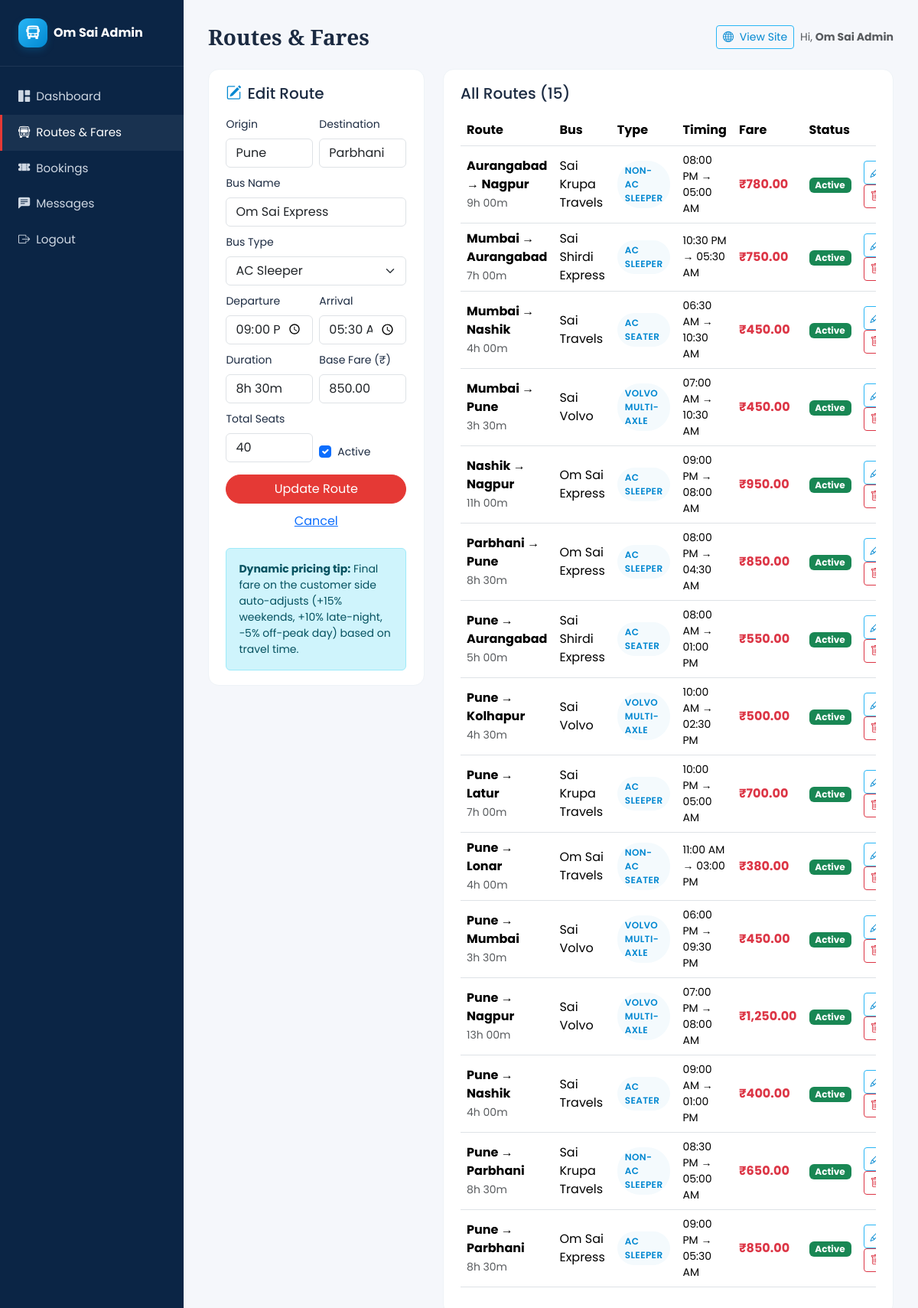
Page /admin/routes.php?action=edit&id=1 (signed in) on the committed database.
### tables this page shows
CREATE TABLE routes (
    id INT AUTO_INCREMENT PRIMARY KEY,
    origin VARCHAR(80) NOT NULL,
    destination VARCHAR(80) NOT NULL,
    bus_name VARCHAR(120) NOT NULL,
    bus_type ENUM('AC Sleeper','Non-AC Sleeper','AC Seater','Non-AC Seater','Volvo Multi-Axle') NOT NULL,
    departure_time TIME NOT NULL,
    arrival_time TIME NOT NULL,
    duration VARCHAR(20) NOT NULL,
    fare DECIMAL(10,2) NOT NULL,
    total_seats INT NOT NULL DEFAULT 40,
    active TINYINT(1) NOT NULL DEFAULT 1,
    created_at TIMESTAMP DEFAULT CURRENT_TIMESTAMP
);

### includes/functions.php (called while the page is built, shortened)
<?php
function e($v) {
    return htmlspecialchars($v ?? '', ENT_QUOTES, 'UTF-8');
}
function rupees($v) {
    return '₹' . number_format((float)$v, 2);
}
function fmt_time($t) {
    return date('h:i A', strtotime($t));
}

### admin/routes.php (the view, shortened to what this page needs)
<?php
require_once __DIR__ . '/../includes/db.php';
require_once __DIR__ . '/../includes/functions.php';
$action = $_GET['action'] ?? '';
$edit_id = (int)($_GET['id'] ?? 0);
$editing = null;
if ($action === 'edit' && $edit_id) {
    $stmt = $pdo->prepare("SELECT * FROM routes WHERE id=?");
    $stmt->execute([$edit_id]);
    $editing = $stmt->fetch();
}
$routes = $pdo->query("SELECT * FROM routes ORDER BY origin, destination, departure_time")->fetchAll();
include __DIR__ . '/_header.php';
?>
<div class="row g-4">
  <div class="col-xl-4">
    <div class="bus-card">
      <h5 class="mb-3"><i class="bi bi-<?= $editing?'pencil-square':'plus-circle-fill' ?> text-primary me-2"></i><?= $editing?'Edit Route':'Add New Route' ?></h5>
      <form method="post" class="row g-2">
        <div class="col-6"><label class="form-label small">Origin</label>
          <input name="origin" class="form-control" required value="<?= e($editing['origin'] ?? '') ?>"></div>
        <div class="col-6"><label class="form-label small">Destination</label>
          <input name="destination" class="form-control" required value="<?= e($editing['destination'] ?? '') ?>"></div>
        <div class="col-12"><label class="form-label small">Bus Name</label>
          <input name="bus_name" class="form-control" required value="<?= e($editing['bus_name'] ?? '') ?>"></div>
        <div class="col-12"><label class="form-label small">Bus Type</label>
          <select name="bus_type" class="form-select" required>
            <?php foreach (['AC Sleeper','Non-AC Sleeper','AC Seater','Non-AC Seater','Volvo Multi-Axle'] as $t): ?>
              <option <?= ($editing['bus_type'] ?? '')===$t?'selected':'' ?>><?= $t ?></option>
            <?php endforeach; ?>
          </select></div>
        <div class="col-6"><label class="form-label small">Departure</label>
          <input type="time" name="departure_time" class="form-control" required value="<?= e($editing['departure_time'] ?? '') ?>"></div>
        <div class="col-6"><label class="form-label small">Arrival</label>
          <input type="time" name="arrival_time" class="form-control" required value="<?= e($editing['arrival_time'] ?? '') ?>"></div>
        <div class="col-6"><label class="form-label small">Duration</label>
          <input name="duration" class="form-control" placeholder="e.g. 8h 30m" required value="<?= e($editing['duration'] ?? '') ?>"></div>
        <div class="col-6"><label class="form-label small">Base Fare (₹)</label>
          <input type="number" step="0.01" name="fare" class="form-control" required value="<?= e($editing['fare'] ?? '') ?>"></div>
        <div class="col-6"><label class="form-label small">Total Seats</label>
          <input type="number" name="total_seats" class="form-control" required value="<?= e($editing['total_seats'] ?? 40) ?>"></div>
        <div class="col-6 d-flex align-items-end">
          <div class="form-check">
            <input type="checkbox" name="active" id="active" class="form-check-input" <?= (!$editing || $editing['active'])?'checked':'' ?>>
            <label for="active" class="form-check-label small">Active</label>
          </div>
        </div>
        <div class="col-12 d-grid mt-3">
          <button class="btn btn-danger rounded-pill"><?= $editing?'Update Route':'Add Route' ?></button>
          <?php if ($editing): ?><a href="routes.php" class="btn btn-link mt-1">Cancel</a><?php endif; ?>
        </div>
      </form>
      <div class="alert alert-info small mt-3 mb-0">
        <strong>Dynamic pricing tip:</strong> Final fare on the customer side auto-adjusts (+15% weekends, +10% late-night, −5% off-peak day) based on travel time.
      </div>
    </div>
  </div>
  <div class="col-xl-8">
    <div class="bus-card">
      <h5 class="mb-3">All Routes (<?= count($routes) ?>)</h5>
      <div class="table-responsive">
        <table class="table table-hover align-middle">
          <thead><tr><th>Route</th><th>Bus</th><th>Type</th><th>Timing</th><th>Fare</th><th>Status</th><th></th></tr></thead>
          <tbody>
            <?php foreach ($routes as $r): ?>
              <tr>
                <td><strong><?= e($r['origin']) ?> &rarr; <?= e($r['destination']) ?></strong><br><small class="text-muted"><?= e($r['duration']) ?></small></td>
                <td><?= e($r['bus_name']) ?></td>
                <td><span class="bus-type"><?= e($r['bus_type']) ?></span></td>
                <td class="small"><?= fmt_time($r['departure_time']) ?> &rarr; <?= fmt_time($r['arrival_time']) ?></td>
                <td><strong class="text-danger"><?= rupees($r['fare']) ?></strong></td>
                <td><span class="badge <?= $r['active']?'bg-success':'bg-secondary' ?>"><?= $r['active']?'Active':'Inactive' ?></span></td>
                <td class="text-end">
                  <a class="btn btn-sm btn-outline-primary" href="routes.php?action=edit&id=<?= (int)$r['id'] ?>"><i class="bi bi-pencil"></i></a>
                  <a class="btn btn-sm btn-outline-danger" href="routes.php?action=delete&id=<?= (int)$r['id'] ?>" onclick="return confirm('Delete this route? Existing bookings will also be removed.')"><i class="bi bi-trash"></i></a>
                </td>
              </tr>
            <?php endforeach; ?>
          </tbody>
        </table>
      </div>
    </div>
  </div>
</div>
<?php include __DIR__ . '/_footer.php'; ?>

### assets/css/style.css (style rules this page uses)
:root { --primary: #29B6F6; --primary-dark: #0288D1; --accent: #E53935; --accent-dark: #B71C1C; --ink: #1B2A41; --muted: #6c7a89; --bg-soft: #F4FAFD; }
* { box-sizing: border-box; }
html, body { scroll-behavior: smooth; }
body { font-family: 'Poppins', system-ui, sans-serif; color: var(--ink); background: #fff; }
a { text-decoration: none; }
.btn-danger { background: var(--accent); border-color: var(--accent); }
.btn-outline-primary { color: var(--primary-dark); border-color: var(--primary); }
.bus-card { border: 1px solid #eef3f7; border-radius: 14px; padding: 1.2rem 1.4rem; background: #fff; transition: all .25s ease; margin-bottom: 1rem; }
.bus-card .bus-type { display: inline-block; font-size: .75rem; padding: 4px 10px; border-radius: 30px; background: var(--bg-soft); color: var(--primary-dark); font-weight: 600; text-transform: uppercase; letter-spacing: .4px; }
.text-primary { color: var(--primary-dark) !important; }

### rows in the picture
routes: origin "Pune", destination "Parbhani", bus_name "Om Sai Express", bus_type "AC Sleeper", departure_time "21:00:00", arrival_time "05:30:00", duration "8h 30m", fare "850.00", total_seats "40", active "☑", bus_type "AC SLEEPER", departure_time "09:00 PM", arrival_time "05:30 AM", fare "₹850.00", shows "Active"
routes: origin "Aurangabad", destination "Nagpur", duration "9h 00m", bus_name "Sai Krupa Travels", bus_type "NON-AC SLEEPER", departure_time "08:00 PM", arrival_time "05:00 AM", fare "₹780.00", active "Active"
routes: origin "Mumbai", destination "Aurangabad", duration "7h 00m", bus_name "Sai Shirdi Express", bus_type "AC SLEEPER", departure_time "10:30 PM", arrival_time "05:30 AM", fare "₹750.00", active "Active"
routes: origin "Mumbai", destination "Nashik", duration "4h 00m", bus_name "Sai Travels", bus_type "AC SEATER", departure_time "06:30 AM", arrival_time "10:30 AM", fare "₹450.00", active "Active"
routes: origin "Mumbai", destination "Pune", duration "3h 30m", bus_name "Sai Volvo", bus_type "VOLVO MULTI-AXLE", departure_time "07:00 AM", arrival_time "10:30 AM", fare "₹450.00", active "Active"
routes: origin "Nashik", destination "Nagpur", duration "11h 00m", bus_name "Om Sai Express", bus_type "AC SLEEPER", departure_time "09:00 PM", arrival_time "08:00 AM", fare "₹950.00", active "Active"
routes: origin "Parbhani", destination "Pune", duration "8h 30m", bus_name "Om Sai Express", bus_type "AC SLEEPER", departure_time "08:00 PM", arrival_time "04:30 AM", fare "₹850.00", active "Active"
routes: origin "Pune", destination "Aurangabad", duration "5h 00m", bus_name "Sai Shirdi Express", bus_type "AC SEATER", departure_time "08:00 AM", arrival_time "01:00 PM", fare "₹550.00", active "Active"
routes: origin "Pune", destination "Kolhapur", duration "4h 30m", bus_name "Sai Volvo", bus_type "VOLVO MULTI-AXLE", departure_time "10:00 AM", arrival_time "02:30 PM", fare "₹500.00", active "Active"
routes: origin "Pune", destination "Latur", duration "7h 00m", bus_name "Sai Krupa Travels", bus_type "AC SLEEPER", departure_time "10:00 PM", arrival_time "05:00 AM", fare "₹700.00", active "Active"
routes: origin "Pune", destination "Lonar", duration "4h 00m", bus_name "Om Sai Travels", bus_type "NON-AC SEATER", departure_time "11:00 AM", arrival_time "03:00 PM", fare "₹380.00", active "Active"
routes: origin "Pune", destination "Mumbai", duration "3h 30m", bus_name "Sai Volvo", bus_type "VOLVO MULTI-AXLE", departure_time "06:00 PM", arrival_time "09:30 PM", fare "₹450.00", active "Active"
routes: origin "Pune", destination "Nagpur", duration "13h 00m", bus_name "Sai Volvo", bus_type "VOLVO MULTI-AXLE", departure_time "07:00 PM", arrival_time "08:00 AM", fare "₹1,250.00", active "Active"
routes: origin "Pune", destination "Nashik", duration "4h 00m", bus_name "Sai Travels", bus_type "AC SEATER", departure_time "09:00 AM", arrival_time "01:00 PM", fare "₹400.00", active "Active"
routes: origin "Pune", destination "Parbhani", duration "8h 30m", bus_name "Sai Krupa Travels", bus_type "NON-AC SLEEPER", departure_time "08:30 PM", arrival_time "05:00 AM", fare "₹650.00", active "Active"

### other values in the picture
$page_title "Routes & Fares"
$_SESSION['admin_name'] "Om Sai Admin"
count($routes) "15"
